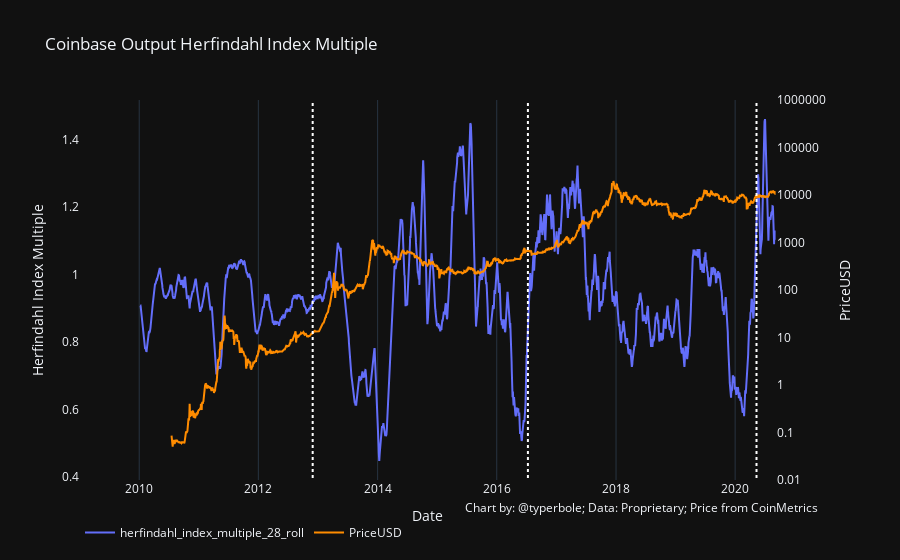

Notebook cell for this chart:
### Code cell
chart_utils.two_axis_chart(
    daily_data[:-28], x_series='date', 
    y1_series='herfindahl_index_multiple_28_roll',
    y2_series='PriceUSD',
    y2_series_axis_type='log', y2_series_axis_range=[-2, 6],
    x_axis_title='Date',
    y1_series_title='Herfindahl Index Multiple',
    title='Coinbase Output Herfindahl Index Multiple',
    data_source="Proprietary; Price from CoinMetrics",
    halving_lines=True,
    save_file='./docs/MinerHerfMultiple.html'
)

### Figure 1 — Plotly figure (JSON) as saved in the notebook; plotly's stock layout.template omitted (floating-point values rounded to 4 significant figures; data arrays with more than 128 entries replaced by an {"elided": "..."} marker saying what was removed)
{"data": [{"name": "herfindahl_index_multiple_28_roll", "type": "scatter", "x": {"elided": "4259 str values"}, "xaxis": "x", "y": {"elided": "4259 float values"}, "yaxis": "y"}, {"line": {"color": "darkorange"}, "name": "PriceUSD", "type": "scatter", "x": {"elided": "4259 str values"}, "xaxis": "x", "y": {"elided": "4259 float values"}, "yaxis": "y2"}, {"line": {"color": "white", "dash": "dot", "width": 2}, "mode": "lines", "showlegend": false, "type": "scatter", "x": ["2012-11-29", "2012-11-29"], "xaxis": "x", "y": [0, 1000000], "yaxis": "y2"}, {"line": {"color": "white", "dash": "dot", "width": 2}, "mode": "lines", "showlegend": false, "type": "scatter", "x": ["2016-07-10", "2016-07-10"], "xaxis": "x", "y": [0, 1000000], "yaxis": "y2"}, {"line": {"color": "white", "dash": "dot", "width": 2}, "mode": "lines", "showlegend": false, "type": "scatter", "x": ["2020-05-11", "2020-05-11"], "xaxis": "x", "y": [0, 1000000], "yaxis": "y2"}], "layout": {"annotations": [{"showarrow": false, "text": "Chart by: @typerbole; Data: Proprietary; Price from CoinMetrics", "x": 1, "xanchor": "right", "xref": "paper", "xshift": 0, "y": -0.1, "yanchor": "auto", "yref": "paper", "yshift": 0}], "legend": {"orientation": "h"}, "showlegend": true, "title": {"text": "Coinbase Output Herfindahl Index Multiple"}, "xaxis": {"anchor": "y", "domain": [0, 0.94], "title": {"text": "Date"}}, "yaxis": {"anchor": "x", "domain": [0, 1], "showgrid": false, "title": {"text": "Herfindahl Index Multiple"}, "type": "linear"}, "yaxis2": {"anchor": "x", "overlaying": "y", "range": [-2, 6], "showgrid": false, "side": "right", "tickformat": "${n},", "title": {"text": "PriceUSD"}, "type": "log"}}}
